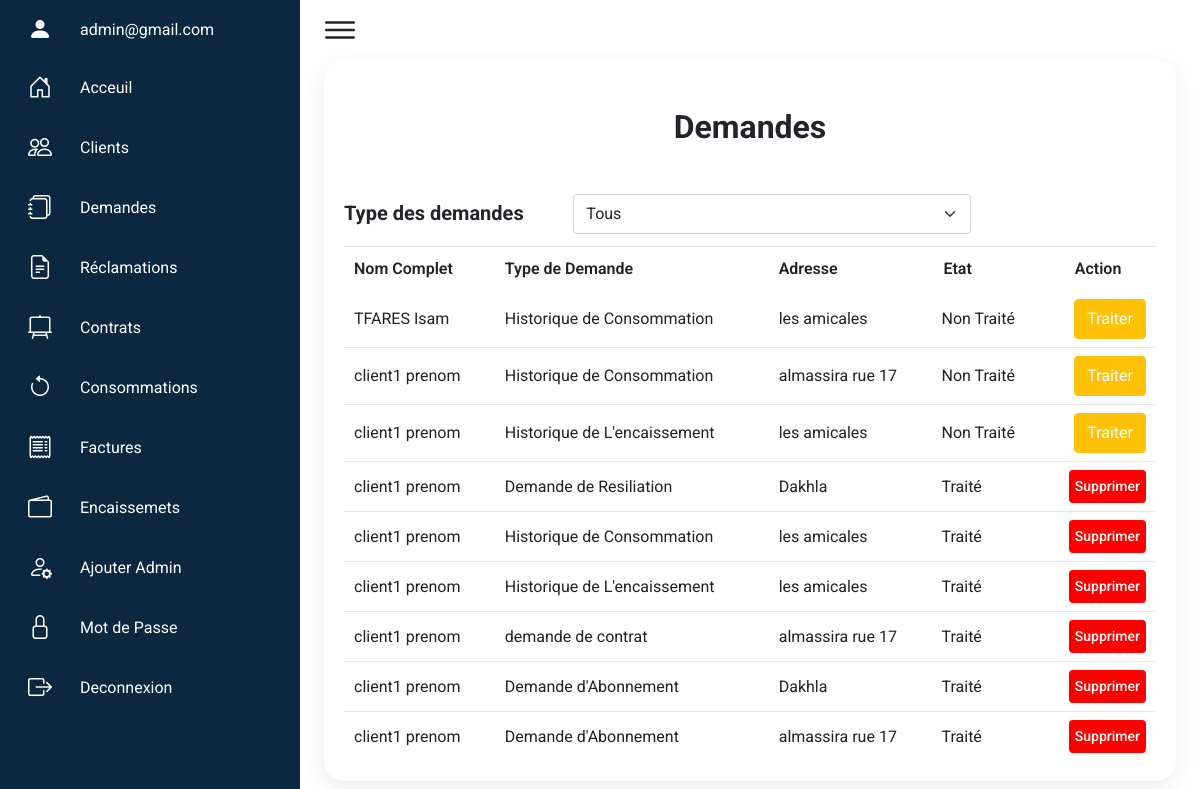
Page /index.php?page=demandes (signed in) on the committed database.
### tables this page shows
CREATE TABLE `demandes` (
  `demande_id` int(11) NOT NULL,
  `demande_type_id` int(11) NOT NULL,
  `contrat_id` int(11) NOT NULL,
  `client_id` int(11) NOT NULL,
  `demande_date` date NOT NULL DEFAULT current_timestamp(),
  `demande_time` time NOT NULL DEFAULT current_timestamp(),
  `etat` tinyint(1) NOT NULL DEFAULT 0,
  `file_path` varchar(50) DEFAULT NULL,
  `date_traitement` date DEFAULT NULL,
  `time_traitement` time DEFAULT NULL
);

CREATE TABLE `clients` (
  `client_id` int(11) NOT NULL,
  `password` varchar(50) NOT NULL,
  `nom` varchar(20) NOT NULL,
  `prenom` varchar(20) NOT NULL,
  `adresse` varchar(50) NOT NULL,
  `tel` varchar(10) NOT NULL,
  `email` varchar(30) NOT NULL,
  `isVerified` int(11) NOT NULL DEFAULT 0,
  `token` varchar(255) NOT NULL,
  `isActive` tinyint(4) NOT NULL DEFAULT 1
);

CREATE TABLE `demandes_types` (
  `demande_type_id` int(11) NOT NULL,
  `demande_name` varchar(50) DEFAULT NULL,
  `contrat` int(11) NOT NULL DEFAULT 1
);

CREATE TABLE `contrats` (
  `contrat_id` int(11) NOT NULL,
  `client_id` int(11) NOT NULL,
  `numero` int(11) NOT NULL,
  `date_de_debut` date NOT NULL DEFAULT current_timestamp(),
  `date_de_fin` date DEFAULT NULL,
  `adresse_local` varchar(50) NOT NULL,
  `localite_id` int(11) NOT NULL,
  `etat` int(11) NOT NULL DEFAULT 1
);

CREATE TABLE `demandes_abonnement` (
  `demande_id` int(11) NOT NULL,
  `demande_date` date NOT NULL DEFAULT current_timestamp(),
  `demande_time` time NOT NULL DEFAULT current_timestamp(),
  `client_id` int(11) NOT NULL,
  `etat` int(11) NOT NULL,
  `adresse_local` varchar(50) NOT NULL,
  `date_traitement` date DEFAULT NULL,
  `time_traitement` time DEFAULT NULL,
  `demande_type_id` int(11) NOT NULL DEFAULT 1,
  `localite_id` int(11) NOT NULL
);

### models/demandes.php (called while the page is built, shortened)
<?php
function getDemandes()
{
    $db = connectToDatabase();
    if (isset($_SESSION['admin'])) {
        $stm = $db->prepare("SELECT d.*, c.*, dt.demande_name , con.adresse_local
    FROM demandes d
    JOIN clients c ON d.client_id = c.client_id
    JOIN contrats con ON d.contrat_id = con.contrat_id
    JOIN demandes_types dt ON d.demande_type_id = dt.demande_type_id ORDER BY d.etat;
    ");
        $stm->execute();
        $demandes = $stm->fetchAll();
        $stmt = $db->prepare("SELECT demandes_abonnement.*,clients.* FROM  demandes_abonnement,clients WHERE clients.client_id=demandes_abonnement.client_id ");
        $stmt->execute();
        $demandes2 = $stmt->fetchAll();
        return [$demandes, $demandes2];
    }
}

### controllers/demandes.php (called while the page is built, shortened)
<?php
require('models/demandes.php');
function getAllDemandes($type = null)
{
    if (isset($_SESSION['admin'])) {
        if ($type == null) {
            return getDemandes();
        } elseif ($type == 1) {
            $demandes = demandesAbonnements();
            foreach ($demandes as $key => $d) {
                $demandes[$key]['demande_name'] = "Demande d'abonnement";
            }
            return $demandes;
        } else {
            return demandes($type);
        }
    } else {
        $demandes = getDemandes($type);
        return $demandes;
    }
}

### views/admin/demandes.php (the view, shortened to what this page needs)
<?php ob_start();
if (!isset($_POST['type']) || $_POST['type'] == 0) {
    [$demandes, $demandes2] = getAllDemandes();
} else {
    $demandes = getAllDemandes($_POST['type']);
}
?>
<div class="details-table p-0 px-2">
    <div class="activities pt-0 lesson-block m-0 mx-3 my-0">
        <h2 class="fw-bold mt-5 mb-0 text-center">Demandes</h2>
        <div class="d-flex me-3 mt-5">
            <label class="fw-bold fs-5 mt-1">Type des demandes &nbsp;&nbsp;&nbsp;&nbsp;&nbsp;&nbsp;&nbsp;&nbsp;&nbsp;</label>
            <select name="year" id="selectYear" class="form-select w-50" aria-label="Default select example" style="height: 40px !important;">
                <option value="0">Tous</option>
            </select>
        </div>
        <table class="border-top">
            <thead>
                <tr>
                    <td>Nom Complet</td>
                    <td class="text-start">Type de Demande</td>
                    <td class="text-start">Adresse</td>
                    <td>Etat</td>
                    <td class="text-center">Action</td>
                </tr>
            </thead>
            <tbody id="">
                <?php foreach ($demandes as $demande) { ?>
                    <tr>
                        <td><?= $demande['nom'] . " " . $demande['prenom'] ?></td>
                        <td class="text-start"><?= $demande['demande_name'] ?></td>
                        <td class="text-start"><?= $demande['adresse_local'] ?></td>
                        <?php if ($demande['etat'] == '1') { ?>
                            <td class=" py-1 m-1 px-2 ">Traité</td>
                            <td class=" py-2">
                                <form action="?page=deleteDemande" method="post">
                                    <button type="submit" class="status btn return border-none" onclick="return confirm('Êtes-vous sûr de vouloir Supprimer ce demande ?');">Supprimer</button>
                                </form>
                            </td>
                        <?php } else { ?>
                            <td class=" py-1 m-1 px-2 ">Non Traité</td>
                            <td class=" py-2">
                                <form action="?page=traiterDemande" method="post">
                                    <button type="submit" class="btn btn-warning text-white border-none" onclick="return confirm('Êtes-vous sûr de vouloir Traiter ce demande ?');" style="height: 40px !important;">Traiter</button>
                                </form>
                            </td>
                        <?php } ?>
                    </tr>
                <?php } ?>
                <?php if (isset($demandes2)) {
                    foreach ($demandes2 as $demande) { ?>
                        <tr>
                            <td><?= $demande['nom'] . " " . $demande['prenom'] ?></td>
                            <td class="text-start">Demande d'Abonnement</td>
                            <td class="text-start"><?= $demande['adresse_local'] ?></td>
                            <?php if ($demande['etat'] == '1') { ?>
                                <td class=" py-1 m-1 px-2 ">Traité</td>
                                <td class=" py-2">
                                    <form action="?page=deleteDemande" method="post">
                                        <button type="submit" class="status btn return border-none" onclick="return confirm('Êtes-vous sûr de vouloir Supprimer ce demande ?');">Supprimer</button>
                                    </form>
                                </td>
                            <?php } ?>
                        </tr>
                <?php }
                } ?>
            </tbody>
        </table>
    </div>
</div>
<?php require('views/admin/layout.php');

### css/admin.css (style rules this page uses)
* { font-family: Roboto; margin: 0; padding: 0; box-sizing: border-box; }
:root { --blue: #0B2840; --white: #fff; --gray: #f5f5f5; --black1: #222; --black2: #999; }
body { min-height: 100vh; overflow-x: hidden; }
.details-table { position: relative; width: 100%; padding: 20px; display: grid; }
.details-table .activities { position: relative; display: grid; min-height: 500px; background: var(--white); padding: 20px; box-shadow: 0 7px 25px rgba(0, 0, 0, 0.08); border-radius: 20px; }
.details-table table { width: 100%; border-collapse: collapse; margin-top: 10px; }
.details-table table thead td { font-weight: 600; }
.details-table .activities table tr { color: var(--black1); border-bottom: 1px solid rgba(0, 0, 0, 0.1); }
.details-table .activities table tr:last-child { border-bottom: none; }
.details-table .activities table tr td { padding: 10px; }
.details-table .activities table tr td:last-child { text-align: end; }
.details-table .activities table tr td:nth-child(2) { text-align: end; }
.details-table .activities table tr td:nth-child(3) { text-align: center; }
.status.return { padding: 2px 4px; background: #f00; color: var(--white); border-radius: 4px; font-size: 14px; padding: 5px; font-weight: 500; }

### rows in the picture
demandes: client.nom "TFARES", client.prenom "Isam", demande_type.demande_name "Historique de Consommation", contrat.adresse_local "les amicales"
demandes: client.nom "client1", client.prenom "prenom", demande_type.demande_name "Historique de Consommation", contrat.adresse_local "almassira rue 17"
demandes: client.nom "client1", client.prenom "prenom", demande_type.demande_name "Historique de L'encaissement", contrat.adresse_local "les amicales"
demandes: client.nom "client1", client.prenom "prenom", demande_type.demande_name "Demande de Resiliation", contrat.adresse_local "Dakhla"
demandes: client.nom "client1", client.prenom "prenom", demande_type.demande_name "Historique de Consommation", contrat.adresse_local "les amicales"
demandes: client.nom "client1", client.prenom "prenom", demande_type.demande_name "Historique de L'encaissement", contrat.adresse_local "les amicales"
demandes: client.nom "client1", client.prenom "prenom", demande_type.demande_name "demande de contrat", contrat.adresse_local "almassira rue 17"
demandes_abonnement: client.nom "client1", client.prenom "prenom", adresse_local "Dakhla"
demandes_abonnement: client.nom "client1", client.prenom "prenom", adresse_local "almassira rue 17"

### other values in the picture
$_SESSION['admin']['email'] "admin@gmail.com"
